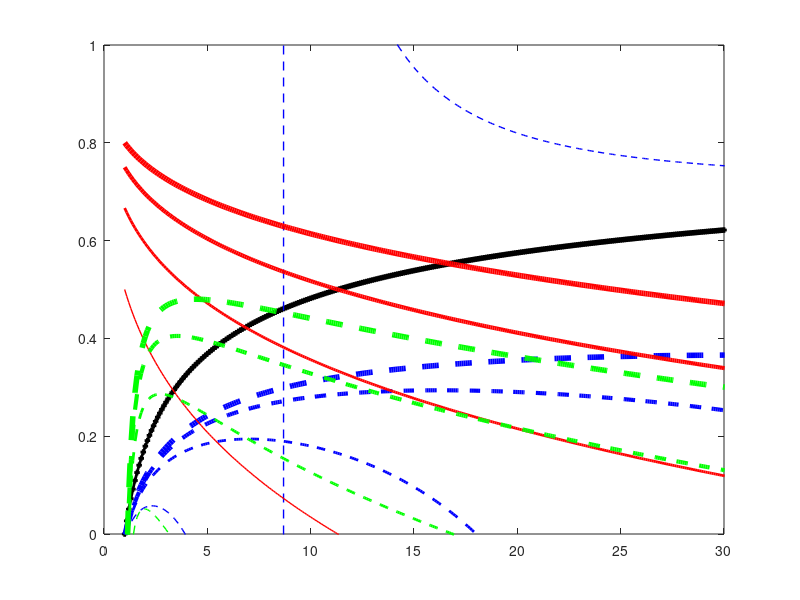

This chart was generated by the following MATLAB code:
clear all
r=[1:0.1:100];
%r=4;
gamma=1.4;
n_c=0.85;
n_t=0.87;
n_m=0.99;
n_b=0.98;
gamma_gas=1.333;
cpa=1.005;
cpg=1.148;
t01=288;
p01=1;
delp_regena=r*p01*0.03;
delp_regeng=0.04;
delp_b=r*p01*0.02;
e_regen=0.9;
cv=43100;

%t=1100/288;
tmax=5;
t=[2:1:tmax];

c=r.^((gamma-1)/gamma);

n_simple=1-(1./c);
figure(1);
plot(r,n_simple,'-ks',...
    'LineWidth',2,...
    'MarkerSize',2,...
    'MarkerEdgeColor','k')
xlim([0 30])
ylim([0 1])

hold on;

pause


for ii=1:tmax-1

t02=t01+t01.*(r.^((gamma-1)/gamma)-1)./n_c;
t03=t(ii)*t01;

p03=p01.*r-delp_b;
p04=p01;
t04=t03-n_t.*t03*(1-(p04./p03).^((gamma_gas-1)/gamma_gas));

wt=cpg*(t03-t04);
wc=cpa*(t02-t01);

wtc=wc/n_m;

wnet=wt-wtc;

qin=cpg*(t03-t02);

f=qin./(cv*n_b);

sfc=f./wnet;

n_cycle=1./(sfc*cv);


plot(r,n_cycle,'--b',...
    'LineWidth',ii,...
    'MarkerSize',8,...
    'MarkerEdgeColor','r')

pause
end

for ii=1:tmax-1
n_regen=1-(c./t(ii));
plot(r,n_regen,'r',...
    'LineWidth',ii,...
    'MarkerSize',8,...
    'MarkerEdgeColor','r')

pause
end


for ii=1:tmax-1

t02=t01+t01.*(r.^((gamma-1)/gamma)-1)./n_c;
t03=t(ii)*t01;

p03=p01.*r-delp_regena-delp_b;
p04=p01+delp_regeng;
t04=t03-n_t.*t03*(1-(p04./p03).^((gamma_gas-1)/gamma_gas));

wt=cpg*(t03-t04);
wc=cpa*(t02-t01);

wtc=wc/n_m;

wnet=wt-wtc;

t05=t02+e_regen*(t04-t02);

qin=cpg*(t03-t05);

f=qin./(cv*n_b);

sfc=f./wnet;

n_cycle=1./(sfc*cv);


plot(r,n_cycle,'--g',...
    'LineWidth',ii,...
    'MarkerSize',8,...
    'MarkerEdgeColor','r')

pause
end

